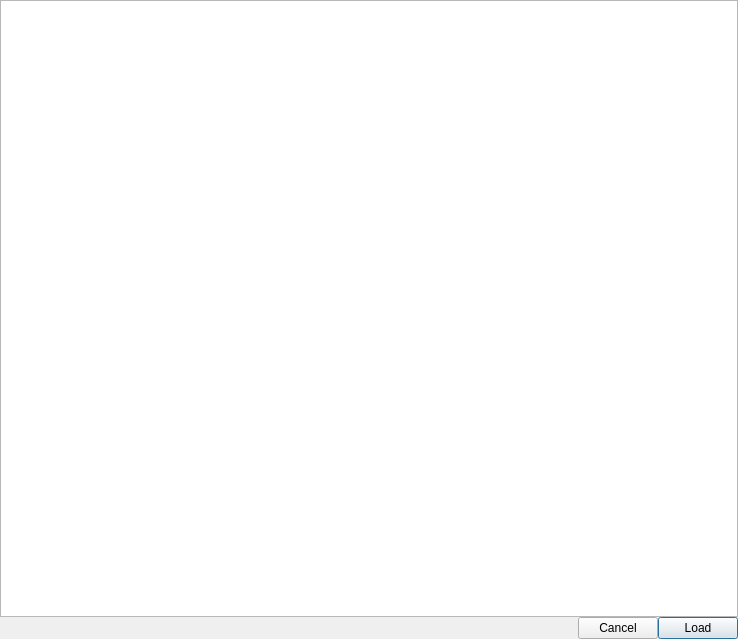
<?xml version="1.0" encoding="UTF-8"?>
<ui version="4.0">
 <class>LoadHDF5FileDialog</class>
 <widget class="QWidget" name="LoadHDF5FileDialog">
  <property name="geometry">
   <rect>
    <x>0</x>
    <y>0</y>
    <width>738</width>
    <height>639</height>
   </rect>
  </property>
  <property name="windowTitle">
   <string>Load HDF5 Data</string>
  </property>
  <layout class="QGridLayout" name="gridLayout">
   <property name="leftMargin">
    <number>0</number>
   </property>
   <property name="topMargin">
    <number>0</number>
   </property>
   <property name="rightMargin">
    <number>0</number>
   </property>
   <property name="bottomMargin">
    <number>0</number>
   </property>
   <property name="verticalSpacing">
    <number>0</number>
   </property>
   <item row="0" column="0">
    <widget class="QTreeView" name="treeView">
     <property name="alternatingRowColors">
      <bool>true</bool>
     </property>
     <attribute name="headerVisible">
      <bool>false</bool>
     </attribute>
    </widget>
   </item>
   <item row="1" column="0">
    <layout class="QHBoxLayout" name="horizontalLayout">
     <property name="rightMargin">
      <number>0</number>
     </property>
     <property name="bottomMargin">
      <number>0</number>
     </property>
     <item>
      <spacer name="horizontalSpacer">
       <property name="orientation">
        <enum>Qt::Horizontal</enum>
       </property>
       <property name="sizeHint" stdset="0">
        <size>
         <width>40</width>
         <height>20</height>
        </size>
       </property>
      </spacer>
     </item>
     <item>
      <widget class="QPushButton" name="cancelBtn">
       <property name="text">
        <string>Cancel</string>
       </property>
       <property name="default">
        <bool>false</bool>
       </property>
      </widget>
     </item>
     <item>
      <widget class="QPushButton" name="loadBtn">
       <property name="text">
        <string>Load</string>
       </property>
       <property name="default">
        <bool>true</bool>
       </property>
      </widget>
     </item>
    </layout>
   </item>
  </layout>
 </widget>
 <resources/>
 <connections/>
</ui>
